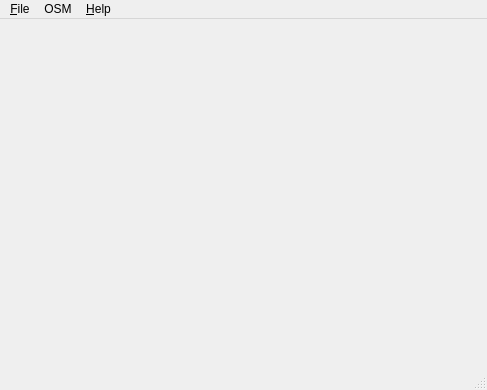
<?xml version="1.0" encoding="UTF-8"?>
<ui version="4.0">
 <class>MainWindow</class>
 <widget class="QMainWindow" name="MainWindow">
  <property name="geometry">
   <rect>
    <x>0</x>
    <y>0</y>
    <width>487</width>
    <height>390</height>
   </rect>
  </property>
  <property name="windowTitle">
   <string>Open Street Map Viewer</string>
  </property>
  <property name="windowIcon">
   <iconset resource="resources.qrc">
    <normaloff>:/icons/mapIcon</normaloff>:/icons/mapIcon</iconset>
  </property>
  <widget class="QWidget" name="centralWidget">
   <layout class="QHBoxLayout" name="horizontalLayout">
    <property name="spacing">
     <number>0</number>
    </property>
    <property name="leftMargin">
     <number>0</number>
    </property>
    <property name="topMargin">
     <number>0</number>
    </property>
    <property name="rightMargin">
     <number>0</number>
    </property>
    <property name="bottomMargin">
     <number>0</number>
    </property>
    <item>
     <widget class="PaintingWidget" name="paintWidget" native="true"/>
    </item>
   </layout>
  </widget>
  <widget class="QMenuBar" name="menuBar">
   <property name="geometry">
    <rect>
     <x>0</x>
     <y>0</y>
     <width>487</width>
     <height>31</height>
    </rect>
   </property>
   <widget class="QMenu" name="menu_File">
    <property name="title">
     <string>&amp;File</string>
    </property>
    <addaction name="action_Quit"/>
   </widget>
   <widget class="QMenu" name="menu_Help">
    <property name="title">
     <string>&amp;Help</string>
    </property>
    <addaction name="action_AboutQt"/>
   </widget>
   <widget class="QMenu" name="menuOSM">
    <property name="title">
     <string>OSM</string>
    </property>
    <addaction name="action_OSM_Directory"/>
    <addaction name="action_EnableDownloading"/>
    <addaction name="action_DownloaderInfo"/>
    <addaction name="action_DownloaderSetup"/>
   </widget>
   <addaction name="menu_File"/>
   <addaction name="menuOSM"/>
   <addaction name="menu_Help"/>
  </widget>
  <widget class="QStatusBar" name="statusBar"/>
  <action name="action_Quit">
   <property name="text">
    <string>&amp;Quit</string>
   </property>
  </action>
  <action name="action_AboutQt">
   <property name="text">
    <string>&amp;About Qt</string>
   </property>
  </action>
  <action name="action_OSM_Directory">
   <property name="text">
    <string>OSM Directory</string>
   </property>
  </action>
  <action name="action_EnableDownloading">
   <property name="checkable">
    <bool>true</bool>
   </property>
   <property name="text">
    <string>Enable Downloading</string>
   </property>
  </action>
  <action name="action_DownloaderInfo">
   <property name="checkable">
    <bool>true</bool>
   </property>
   <property name="text">
    <string>Downloader Info</string>
   </property>
  </action>
  <action name="action_DownloaderSetup">
   <property name="checkable">
    <bool>true</bool>
   </property>
   <property name="text">
    <string>Downloader Setup</string>
   </property>
  </action>
 </widget>
 <layoutdefault spacing="6" margin="11"/>
 <customwidgets>
  <customwidget>
   <class>PaintingWidget</class>
   <extends>QWidget</extends>
   <header>Layers/PaintingWidget.h</header>
   <container>1</container>
  </customwidget>
 </customwidgets>
 <resources>
  <include location="resources.qrc"/>
 </resources>
 <connections/>
</ui>
